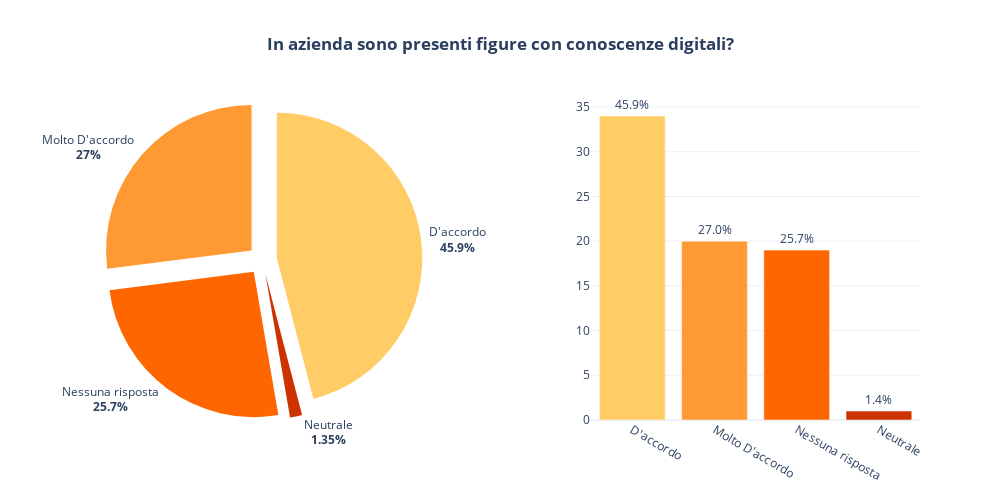
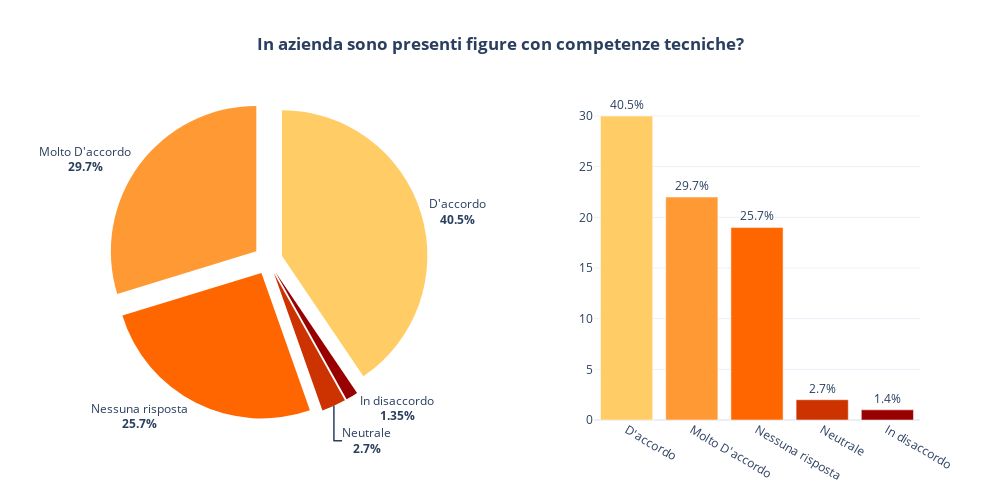
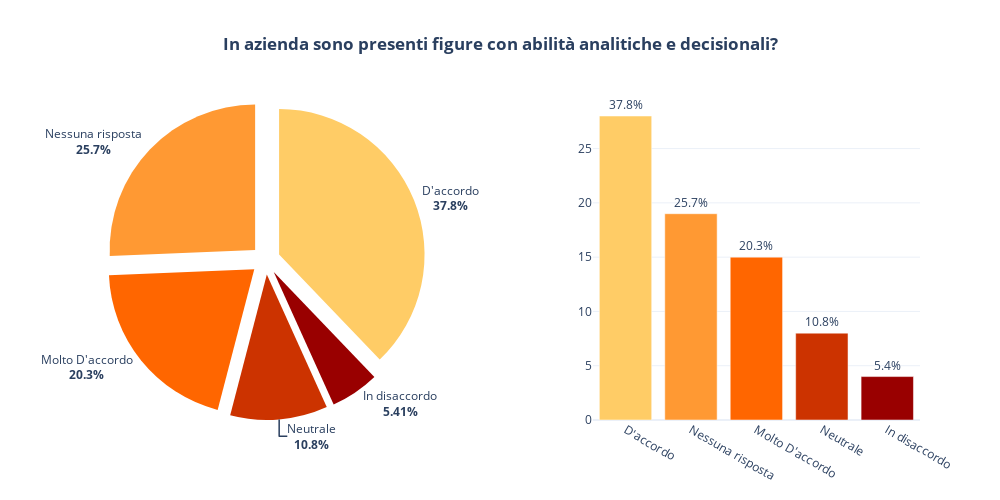

Write notebook code for charts like these, in order.
### Code cell
import numpy as np
mappa_risposte = {
    'Molto D\'accordo': 4,
    'D\'accordo': 3,
    'Neutrale': 2,
    'In disaccordo': 1,
    np.nan: 0  # Se np.nan è una risposta, mappiamola a 0
}

# Supponiamo che df sia già definito
# Applichiamo il mapping alle colonne specificate
colonne_da_mappare = [
'cdh_conoscenze',
'cdh_competenze_tecniche',
"cdh_abilita_analitiche",
"cdh_innovazione",
 "cdh_formazione"
]

for col in colonne_da_mappare:
    df[col] = df[col].map(mappa_risposte)

# Dizionario che mappa i nomi delle colonne ai titoli personalizzati
titles_dict = {
    'cdh_conoscenze': "In azienda sono presenti figure con conoscenze digitali?",
    'cdh_competenze_tecniche': "In azienda sono presenti figure con competenze tecniche?",
    'cdh_abilita_analitiche': "In azienda sono presenti figure con abilità analitiche e decisionali?",
    'cdh_innovazione': "In azienda sono presenti figure con capacità di innovazione?",
    'cdh_formazione': "Viene resa possibile una formazione continua?"
}

# Funzione per creare i grafici
def plot_graph_for_column(df, column_name):
    # Conta la distribuzione delle risposte nella colonna
    competency_counts = df[column_name].value_counts()

    # Mappa inversa per visualizzare le risposte originali
    mappa_risposte_inversa = {
        4: 'Molto D\'accordo',
        3: 'D\'accordo',
        2: 'Neutrale',
        1: 'In disaccordo',
        0: 'Nessuna risposta'  # Per i NaN, possiamo usare "Nessuna risposta" o altro
    }

    # Riorganizza l'indice e applica la mappa inversa per ottenere le etichette originali
    competency_counts.index = competency_counts.index.map(mappa_risposte_inversa)

    # Calcola la percentuale di ciascun valore
    total = competency_counts.sum()
    percentages = (competency_counts / total) * 100

    # Crea un subplot con 1 riga e 2 colonne (grafico a torta e grafico a barre)
    fig = make_subplots(
        rows=1, cols=2, 
        specs=[[{'type': 'pie'}, {'type': 'bar'}]], 
        column_widths=[0.48, 0.48],  # Imposta la larghezza delle colonne (più vicine)
        horizontal_spacing=0.2  # Riduce la distanza orizzontale tra i grafici
    )

    # Aggiungi il grafico a torta
    fig.add_trace(
        go.Pie(
            labels=competency_counts.index, 
            values=competency_counts.values,
            marker=dict(
                colors=['#ffcc66', '#ff9933', '#ff6600', '#cc3300', '#990000'] 
            ),
            texttemplate='%{label}<br><b>%{percent}</b>',  # Mostra percentuale e etichetta
            textposition='outside',  # Posiziona il testo fuori dalle fette
            pull=[0.1, 0.1, 0.1, 0.1, 0.1],  # Aggiungi un po' di spazio tra le fette
            showlegend=False  # Nascondi la legenda
        ),
        row=1, col=1
    )

    # Aggiungi il grafico a barre con gradazione di colori caldi
    fig.add_trace(
        go.Bar(
    x=competency_counts.index,
    y=competency_counts.values,
    marker=dict(
        color=['#ffcc66', '#ff9933', '#ff6600', '#cc3300', '#990000'][:len(competency_counts)],  # Applica i colori nell'ordine specificato
    ),
    text=percentages.values.round(1).astype(str) + '%',  # Mostra la percentuale sopra le barre
    textposition='outside',  # Posiziona il testo sopra le barre
    showlegend=False  # Nascondi la legenda per il grafico a barre
))

    # Recupera il titolo dal dizionario usando il nome della colonna
    title = titles_dict.get(column_name, "Titolo Generico")  # Default se il nome della colonna non è nel dizionario

    # Aggiungi titolo e layout
    fig.update_layout(
         title=f"<b>{title}</b>",
        title_x=0.5,  # Centra il titolo orizzontalmente
        height=500, 
        width=1000,  # Imposta la larghezza del grafico
        template='plotly_white'
    )

    # Mostra il grafico
    fig.show()

# Lista delle colonne per le quali vogliamo creare i grafici
colonne = [
    'cdh_conoscenze',
    'cdh_competenze_tecniche',
    'cdh_abilita_analitiche',
    'cdh_innovazione',
    'cdh_formazione'
]

# Ciclo attraverso le colonne e plottiamo i grafici
for col in colonne:
    plot_graph_for_column(df, col)

### Figure 1 — Plotly figure (JSON) as saved in the notebook; plotly's stock layout.template omitted (floating-point values rounded to 4 significant figures)
{"data": [{"domain": {"x": [0, 0.4], "y": [0, 1]}, "labels": ["D'accordo", "Molto D'accordo", "Nessuna risposta", "Neutrale"], "marker": {"colors": ["#ffcc66", "#ff9933", "#ff6600", "#cc3300", "#990000"]}, "pull": [0.1, 0.1, 0.1, 0.1, 0.1], "showlegend": false, "textposition": "outside", "texttemplate": "%{label}<br><b>%{percent}</b>", "type": "pie", "values": [34, 20, 19, 1]}, {"marker": {"color": ["#ffcc66", "#ff9933", "#ff6600", "#cc3300"]}, "showlegend": false, "text": ["45.9%", "27.0%", "25.7%", "1.4%"], "textposition": "outside", "type": "bar", "x": ["D'accordo", "Molto D'accordo", "Nessuna risposta", "Neutrale"], "y": [34, 20, 19, 1]}], "layout": {"height": 500, "title": {"text": "<b>In azienda sono presenti figure con conoscenze digitali?</b>", "x": 0.5}, "width": 1000, "xaxis": {"anchor": "y", "domain": [0.6, 1]}, "yaxis": {"anchor": "x", "domain": [0, 1]}}}

### Figure 2 — Plotly figure (JSON) as saved in the notebook; plotly's stock layout.template omitted (floating-point values rounded to 4 significant figures)
{"data": [{"domain": {"x": [0, 0.4], "y": [0, 1]}, "labels": ["D'accordo", "Molto D'accordo", "Nessuna risposta", "Neutrale", "In disaccordo"], "marker": {"colors": ["#ffcc66", "#ff9933", "#ff6600", "#cc3300", "#990000"]}, "pull": [0.1, 0.1, 0.1, 0.1, 0.1], "showlegend": false, "textposition": "outside", "texttemplate": "%{label}<br><b>%{percent}</b>", "type": "pie", "values": [30, 22, 19, 2, 1]}, {"marker": {"color": ["#ffcc66", "#ff9933", "#ff6600", "#cc3300", "#990000"]}, "showlegend": false, "text": ["40.5%", "29.7%", "25.7%", "2.7%", "1.4%"], "textposition": "outside", "type": "bar", "x": ["D'accordo", "Molto D'accordo", "Nessuna risposta", "Neutrale", "In disaccordo"], "y": [30, 22, 19, 2, 1]}], "layout": {"height": 500, "title": {"text": "<b>In azienda sono presenti figure con competenze tecniche?</b>", "x": 0.5}, "width": 1000, "xaxis": {"anchor": "y", "domain": [0.6, 1]}, "yaxis": {"anchor": "x", "domain": [0, 1]}}}

### Figure 3 — Plotly figure (JSON) as saved in the notebook; plotly's stock layout.template omitted (floating-point values rounded to 4 significant figures)
{"data": [{"domain": {"x": [0, 0.4], "y": [0, 1]}, "labels": ["D'accordo", "Nessuna risposta", "Molto D'accordo", "Neutrale", "In disaccordo"], "marker": {"colors": ["#ffcc66", "#ff9933", "#ff6600", "#cc3300", "#990000"]}, "pull": [0.1, 0.1, 0.1, 0.1, 0.1], "showlegend": false, "textposition": "outside", "texttemplate": "%{label}<br><b>%{percent}</b>", "type": "pie", "values": [28, 19, 15, 8, 4]}, {"marker": {"color": ["#ffcc66", "#ff9933", "#ff6600", "#cc3300", "#990000"]}, "showlegend": false, "text": ["37.8%", "25.7%", "20.3%", "10.8%", "5.4%"], "textposition": "outside", "type": "bar", "x": ["D'accordo", "Nessuna risposta", "Molto D'accordo", "Neutrale", "In disaccordo"], "y": [28, 19, 15, 8, 4]}], "layout": {"height": 500, "title": {"text": "<b>In azienda sono presenti figure con abilità analitiche e decisionali?</b>", "x": 0.5}, "width": 1000, "xaxis": {"anchor": "y", "domain": [0.6, 1]}, "yaxis": {"anchor": "x", "domain": [0, 1]}}}
